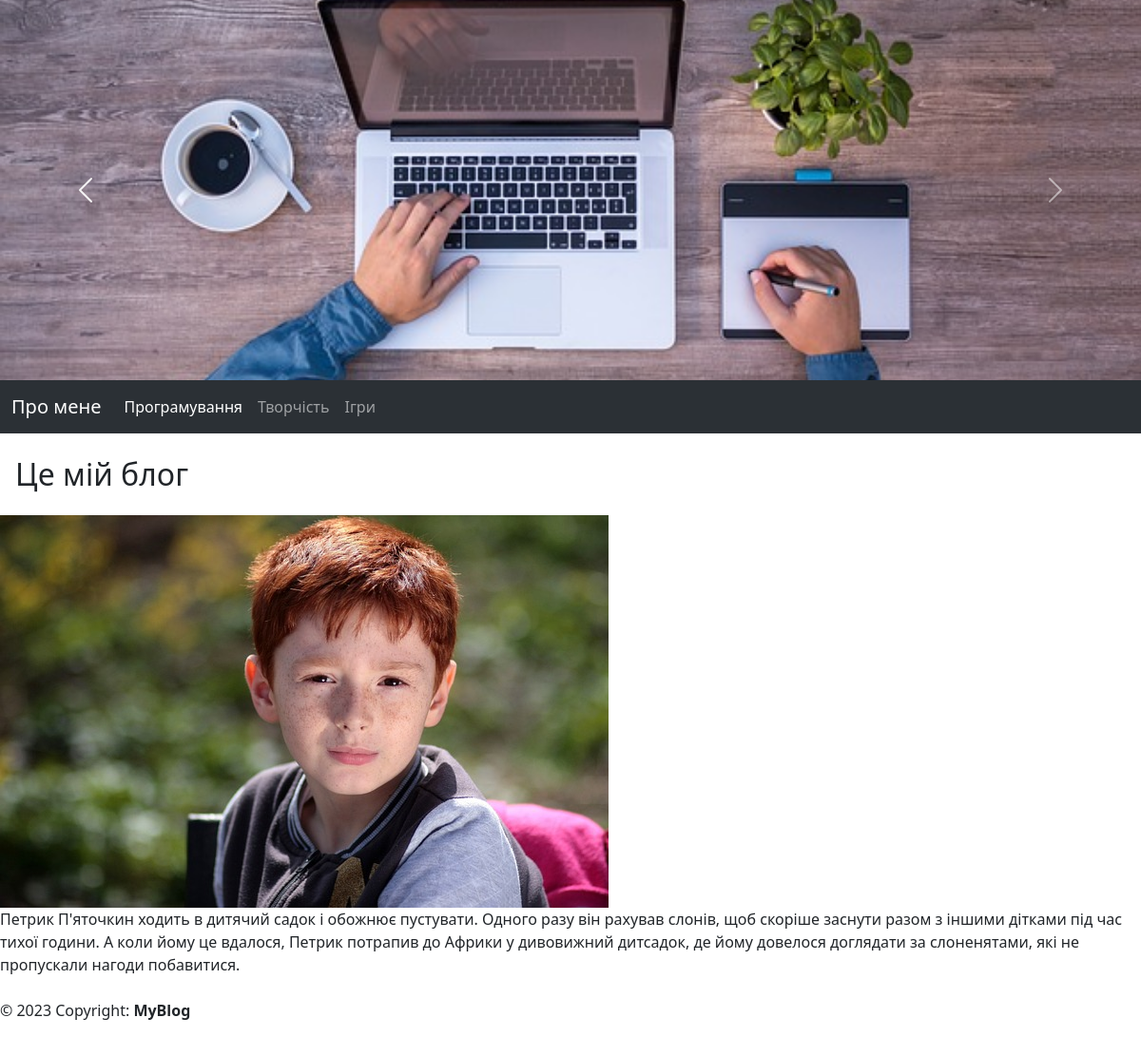
/index, run on the app's committed database.
### tables this page shows
CREATE TABLE "user" (
	"user_id"	INTEGER PRIMARY KEY AUTOINCREMENT,
	"name"	TEXT,
	"image"	TEXT,
	"login"	TEXT,
	"password"	TEXT,
	"description_short"	TEXT,
	"description"	TEXT
);

### main.py (the view)
@app.route('/')
@app.route('/index')
def index():
    user = getUser()
    return render_template('about.html', user=user)

### db_scripts.py (called while the page is built)
def open():
    global conn, cursor
    conn = sqlite3.connect(PATH + db_name)
    conn.row_factory = sqlite3.Row
    cursor = conn.cursor()

def close():
    cursor.close()
    conn.close()

def getUser():
    open()
    cursor.execute('''SELECT * FROM user''')
    user = cursor.fetchone()
    close()
    return user

### templates/about.html (shortened to what this page needs)
{% extends "index.html" %}
{% block body %}
<h2 class="my-4 ms-3">Це мій блог</h2>
<img src="/static/{{user.image}}" alt="Фото">
<p>
    {{user.description}}
</p>
{% endblock %}

### data on the page
user: image (picture), description "Петрик П'яточкин ходить в дитячий садок і обожнює пустувати. Одного разу він рахував слонів, щоб скоріше заснути разом з іншими дітками під час тихої години. А коли йому це вдалося, Петрик потрапив до Африки у дивовижний дитсадок, де йому довелося доглядати за слоненятами, які не пропускали нагоди побавитися."
